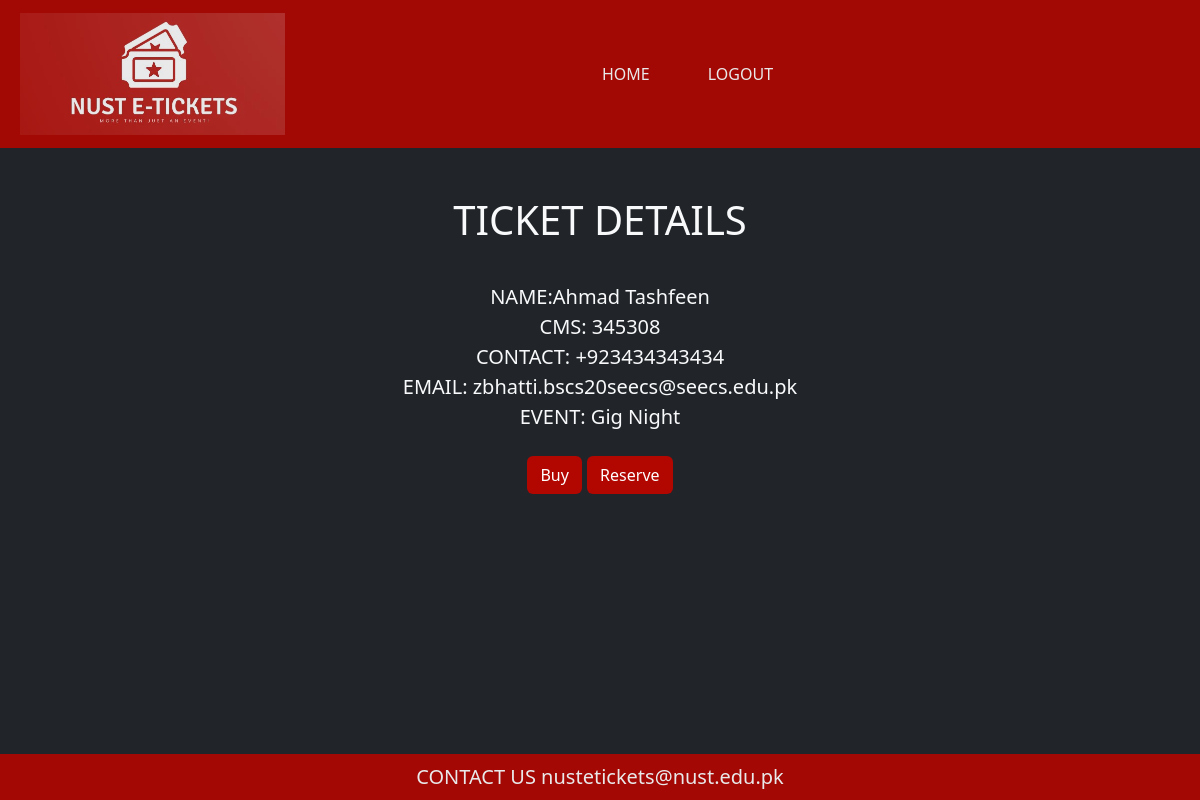
The page /ticketDetails/Gig Night (signed in) on the database as committed earlier.
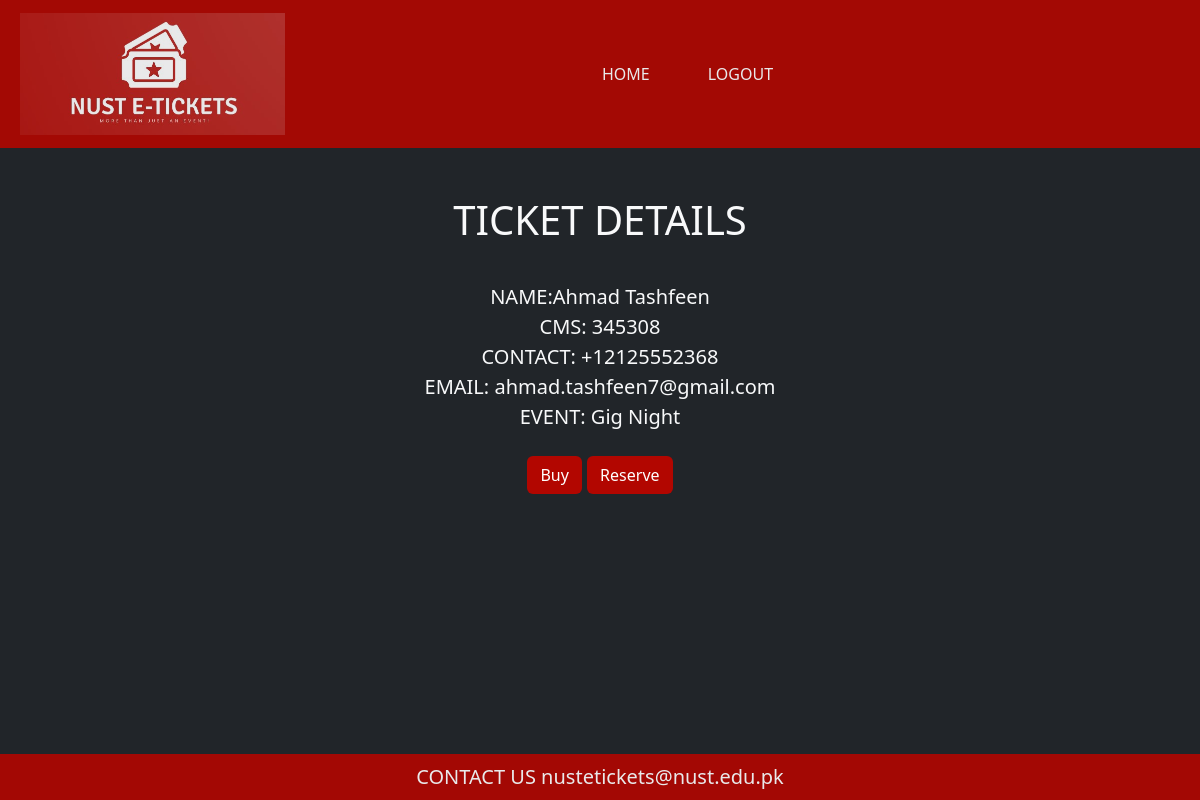
The same page on the database as committed later.
### accounts/models.py (models this page shows, shortened)
class User_Account(AbstractUser):
    id = None
    last_login = None
    username = models.IntegerField(primary_key=True)
    email = models.EmailField(max_length=200)
    contact_number = PhoneNumberField(default='+920000000000')

### nusttickets/views.py (the view)
# urls.py: path('ticketDetails/<str:oid>', Tickets, name='ticket'),
def Tickets(request, oid):
    checkTicket()
    event_data = Event.objects.filter(name=oid).first()
    current_user = request.user
    return render(request, 'ticketdetails.html', context={'current_user': current_user, 'event_data': event_data})

### nusttickets/views.py (called while the page is built, shortened)
def checkTicket():
    naive = datetime.now()
    utc = pytz.utc
    gmt5 = pytz.timezone('Etc/GMT+5')
    now = utc.localize(naive).astimezone(gmt5)
    reserved = User_Event.objects.filter(purchase_type='R')

### templates/ticketdetails.html (shortened to what this page needs)
<!DOCTYPE html>
{% extends "base.html" %}
{% load static %}
    {% block content %}
<div class="text-light text-center my-5" >
    <h1 class="display-6">TICKET DETAILS</h1>
<div class="text-left lead" >
<br>
    NAME:{{current_user.first_name}} {{current_user.last_name}}
<br>
    CMS: {{current_user.username}}
<br>
    CONTACT:  {{current_user.contact_number}}
<br>
    EMAIL: {{current_user.email}}
<br>
    EVENT: {{event_data.name}}
<br>
<a class="btn  my-4" style="color:white ;background-color:#B20600;"href="{% url 'buy' oid=event_data.name %}">Buy</a>
<a class="btn  my-4" style="color:white ;background-color:#B20600;"href="{% url 'reserve' oid=event_data.name %}">Reserve</a>
</div>
</div>
{% endblock %}

Rows that differ between the two databases and show on the page:
changed User_Account "Ahmad": contact_number "+923434343434" → "+12125552368"; email "zbhatti.bscs20seecs@seecs.edu.pk" → "ahmad.tashfeen7@gmail.com"
